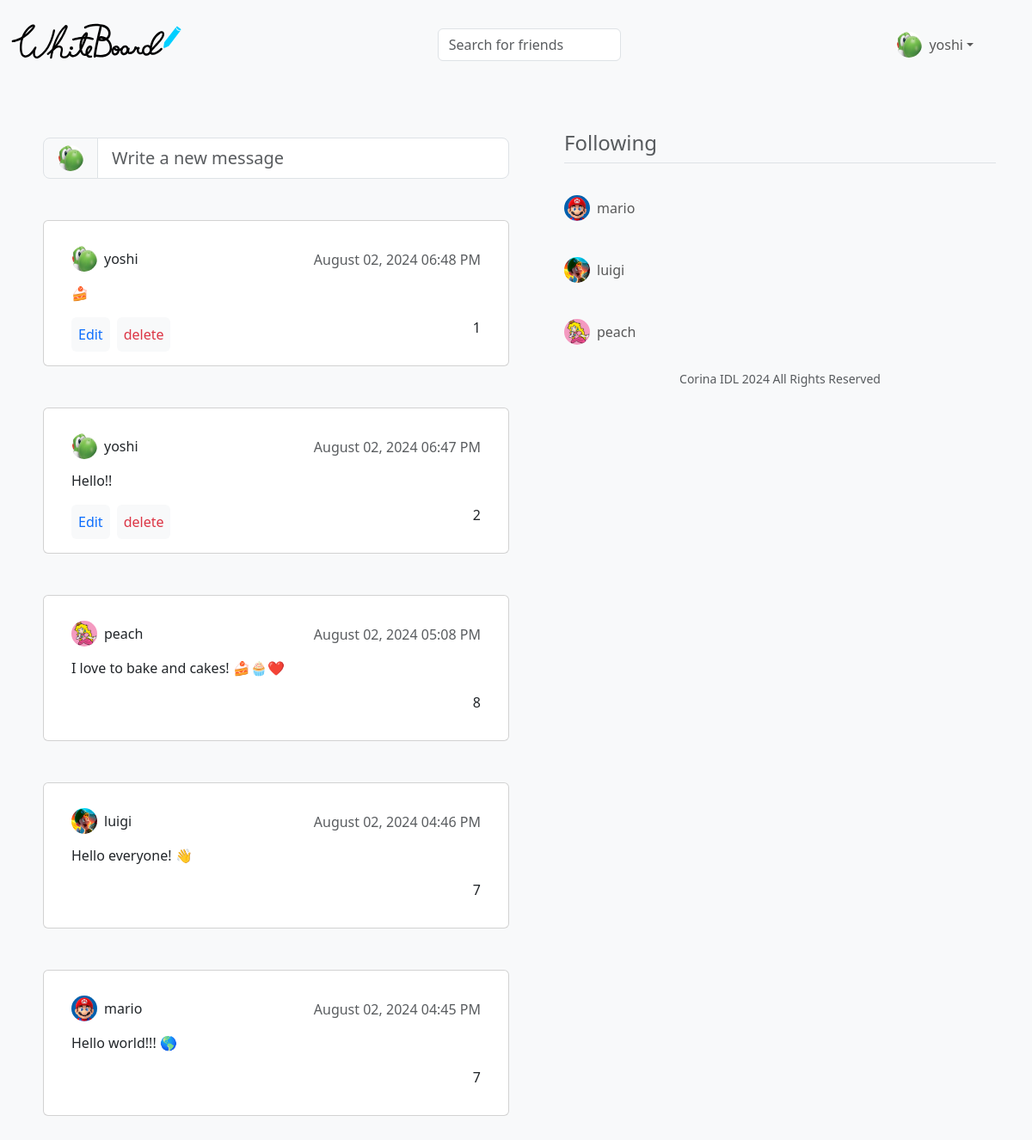
The app's page / (signed in) with its own data.
### tables this page shows
CREATE TABLE users (
	id INTEGER PRIMARY KEY AUTOINCREMENT NOT NULL,
	name TEXT NOT NULL,
	email TEXT NOT NULL,
	pass TEXT NOT NULL,
	username TEXT NOT NULL
, image TEXT NOT NULL DEFAULT "avatar.jpg", joined NUMERIC NOT NULL DEFAULT "2024-07-28", workplace TEXT NOT NULL DEFAULT "Place of current work", studies TEXT NOT NULL DEFAULT "School were you graduated", location TEXT NOT NULL DEFAULT "Place where you live", phone TEXT NOT NULL DEFAULT "Your phone number");

CREATE TABLE messages (
	id INTEGER PRIMARY KEY AUTOINCREMENT NOT NULL,
	user_id INTEGER NOT NULL,
	content TEXT NOT NULL,
	date NUMERIC NOT NULL,
	likes INTEGER NOT NULL DEFAULT 0,
	FOREIGN KEY (user_id) REFERENCES users (id)
);

### app.py (the view)
@app.route("/")
@login_required
def index():
    users = db.execute("SELECT * FROM users WHERE id = ?", session["user_id"])
    path = "home"
    hack = db.execute("SELECT * FROM followers WHERE user_id = ? AND follows = ?", session["user_id"], session["user_id"])
    if not hack:
        db.execute("INSERT INTO followers (user_id, follows) VALUES (?, ?)", session["user_id"], session["user_id"])
    messages = db.execute("SELECT username, image, content, likes, date, messages.id, messages.user_id FROM users, messages, followers WHERE users.id = messages.user_id AND messages.user_id = followers.follows AND followers.user_id = ? ORDER BY date DESC", session["user_id"])
    for row in messages:
        is_liked = db.execute("SELECT * FROM favorites WHERE message_id = ? AND user_id = ?", row["id"], session["user_id"])
        if is_liked:
            row["liked"] = True
        else:
            row["liked"] = False
    following = db.execute("SELECT username, image FROM users, followers WHERE users.id = followers.follows AND followers.user_id = ? AND followers.follows != ? LIMIT 5", session["user_id"], session["user_id"])
    return render_template("index.html", users=users, messages=messages, following=following, path=path)

### app.py (called while the page is built)
@app.after_request
def after_request(response):
    response.headers["Cache-Control"] = "no-cache, no-store, must-revalidate"
    response.headers["Expires"] = 0
    response.headers["Pragma"] = "no-cache"
    return response

### helpers.py (called while the page is built)
def login_required(f):
    @wraps(f)
    def decorated_function(*args, **kwargs):
        if session.get("user_id") is None:
            return redirect("/login")
        return f(*args, **kwargs)
    return decorated_function

def format_date(date):
    if len(date) > 10:
        date_obj = datetime.datetime.strptime(date, '%Y-%m-%d %H:%M:%S')
        new_format = date_obj.strftime('%B %d, %Y %I:%M %p')
    else:
        date_obj = datetime.datetime.strptime(date, '%Y-%m-%d')
        new_format = date_obj.strftime('%B %d, %Y')
    return new_format

### templates/index.html (shortened to what this page needs)
{% extends "layout.html" %}
{% block main %}
    <div class="d-flex">
        <div class="flex-grow-1 mt-2 p-2">
            <div class="input-group input-group-lg mb-5">
                <span class="input-group-text" id="inputGroup-sizing-lg">
                    {% for user in users %}
                        <img src="../static/{{ user.image }}" class="rounded-circle" height="30" width="30" alt="Avatar" loading="lazy" />
                    {% endfor %}
                </span>
                <input id="new-message" type="text" class="form-control" aria-label="Sizing example input" aria-describedby="inputGroup-sizing-lg" placeholder="Write a new message" data-bs-toggle="modal" data-bs-target="#new-msg-modal">
            </div>
            <div class="message-board w-100">
                {% if messages %}
                    {% for msg in messages %}
                        <div class="card mb-5">
                            <div class="card-body mx-3">
                                <div class="d-flex align-items-center justify-content-between">
                                    <a class="nav-link d-flex align-items-center" href="/profile-{{ msg.username }}">
                                        <img src="../static/{{ msg.image }}" class="rounded-circle" height="30" width="30" alt="Avatar" loading="lazy" />
                                        <p class="mt-3 ms-2">{{ msg.username }}</p>
                                    </a>
                                    <h6 class="card-subtitle mt-1 text-body-secondary">{{ msg.date | format_date }}</h6>
                                </div>
                                <p class="card-text">{{ msg.content }}</p>
                                {% for user in users %}
                                    {% if msg.user_id|int() == user.id|int() %}
                                        <div class="d-flex justify-content-between gap-2">
                                            <div class="d-flex gap-2">
                                                <a href="#" class="p-2 bg-light rounded" data-bs-toggle="modal" data-bs-target="#edit-msg-modal-{{msg.id}}">Edit</a>
                                                <a href="#" class="p-2 bg-light rounded text-danger" data-bs-toggle="modal" data-bs-target="#delete-msg-modal-{{msg.id}}">delete</a>
                                            </div>
                                            <div class="d-flex gap-2">
                                                {% if msg.liked %}
                                                    <a href="/liked/{{ path }}/{{msg.id}}/{{msg.user_id}}"><box-icon name='heart' type='solid' color='#00b7ff'></box-icon></a>
                                                {% else %}
                                                    <a href="/liked/{{ path }}/{{msg.id}}/{{msg.user_id}}"><box-icon name='heart'></box-icon></a>
                                                {% endif %}
                                                <p>{{ msg.likes }}</p>
                                            </div>
                                        </div>
                                    {% else %}
                                        <div class="d-flex justify-content-end gap-2">
                                            {% if msg.liked %}
                                                    <a href="/liked/{{ path }}/{{msg.id}}/{{msg.user_id}}"><box-icon name='heart' type='solid' color='#00b7ff'></box-icon></a>
                                                {% else %}
                                                    <a href="/liked/{{ path }}/{{msg.id}}/{{msg.user_id}}"><box-icon name='heart'></box-icon></a>
                                                {% endif %}
                                            <p>{{ msg.likes }}</p>
                                        </div>
                                    {% endif %}
                                {% endfor %}
                            </div>
                        </div>
                    {% endfor %}
                {% else %}
                    <div class="card mb-5">
                        <div class="card-body mx-3 text-center">
                            <p class="h5 card-subtitle my-5 text-body-secondary">No messages to show yet</p>
                        </div>
                    </div>
                {% endif %}
            </div>
        </div>
        <div class="d-none d-sm-block ps-5 w-50">
            <div class="mb-lg-5 ms-2 me-0 text-muted">
                <strong class="d-block h4 my-2 pb-2 border-bottom">Following</strong>
                {% if following %}
                    <nav class="navbar">
                        <ul class="navbar-nav">
                            {% for user in following %}
                                <li class="nav-item">
                                    <a class="nav-link d-flex align-items-center" href="/profile-{{ user.username }}">
                                        <img src="../static/{{ user.image }}" class="rounded-circle" height="30" width="30" alt="Avatar" loading="lazy" />
                                        <p class="mt-3 ms-2">{{ user.username }}</p>
                                    </a>
                                </li>
                            {% endfor %}
                        </ul>
                    </nav>
                {% else %}
                    <p class="my-5 h6 text-center">You are not following any user yet</p>
                {% endif %}
                <footer class="mb-5">
                    <p class="mb-3 small text-center text-muted">
                        Corina IDL <span id="date"></span> All Rights Reserved
                    </p>
                </footer>
            </div>
        </div>
    </div>
{% endblock %}

### templates/layout.html (shortened to what this page needs)
<!DOCTYPE html>
<html lang="en">
<head>
    <link href="https://cdn.jsdelivr.net/npm/bootstrap@5.3.3/dist/css/bootstrap.min.css" rel="stylesheet">
    <link rel="stylesheet" href="../static/styles.css">
</head>
<body class="bg-light">
    <nav class="bg-light navbar navbar-expand-md navbar-light sticky-top">
        <div class="container-fluid">
            <a class="navbar-brand" href="/">
                <img src="../static/whiteboard-logo.svg" alt="WhiteBoard logo" width="200" loading="lazy">
            </a>
            <div class="collapse navbar-collapse" id="navbar">
                {% if session["user_id"] %}
                    <div class="container-lg mt-2">
                        <form action="/search" class="d-flex align-items-center" role="search">
                            <input class="form-control me-2" type="search" placeholder="Search for friends" aria-label="Search" name="user" autocomplete="off">
                            <button class="search-btn" type="submit">
                                <box-icon name='search'></box-icon>
                            </button>
                        </form>
                    </div>
                    <ul class="navbar-nav ms-auto mt-2 d-md-flex align-items-md-center">
                        <li class="nav-item dropdown me-lg-5">
                            {% for user in users %}
                                <a class="nav-link dropdown-toggle d-flex align-items-center" href="#" data-bs-toggle="dropdown" aria-expanded="false" data-bs-auto-close="outside">
                                    <img src="../static/{{ user.image }}" class="rounded-circle" height="30" width="30" alt="Avatar" loading="lazy" />
                                    <p class="mt-3 ms-2">{{ user.username }}</p>
                                </a>
                            {% endfor %}
                        </li>
                    </ul>
                {% endif %}
            </div>
        </div>
    </nav>
    <main class="container py-5">
        {% block main %}{% endblock %}
    </main>
</body>
</html>

### static/styles.css (style rules this page uses)
:root { --blue: #00b7ff; }
* { margin: 0; padding: 0; box-sizing: border-box; }
a { text-decoration: none; }
.search-btn { background: transparent; border: none; }

### records on screen
users: image (picture), username "yoshi"
messages: image (picture), username "yoshi", date "August 02, 2024 06:48 PM", content "🍰", likes "1"
messages: image (picture), username "yoshi", date "August 02, 2024 06:47 PM", content "Hello!!", likes "2"
messages: image (picture), username "peach", date "August 02, 2024 05:08 PM", content "I love to bake and cakes! 🍰🧁❤️", likes "8"
messages: image (picture), username "luigi", date "August 02, 2024 04:46 PM", content "Hello everyone! 👋", likes "7"
messages: image (picture), username "mario", date "August 02, 2024 04:45 PM", content "Hello world!!! 🌎", likes "7"
users: image (picture), username "mario"
users: image (picture), username "luigi"
users: image (picture), username "peach"
